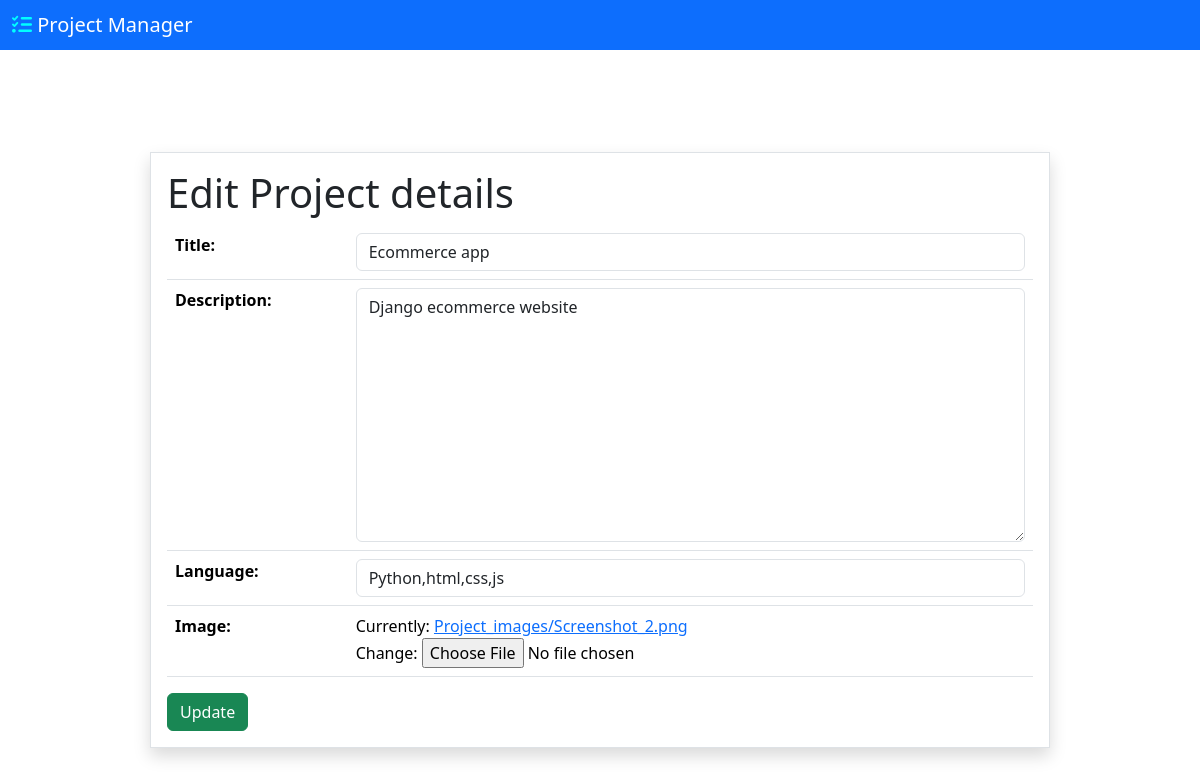
/project/editpro/1, run on an earlier commit of the app's database.
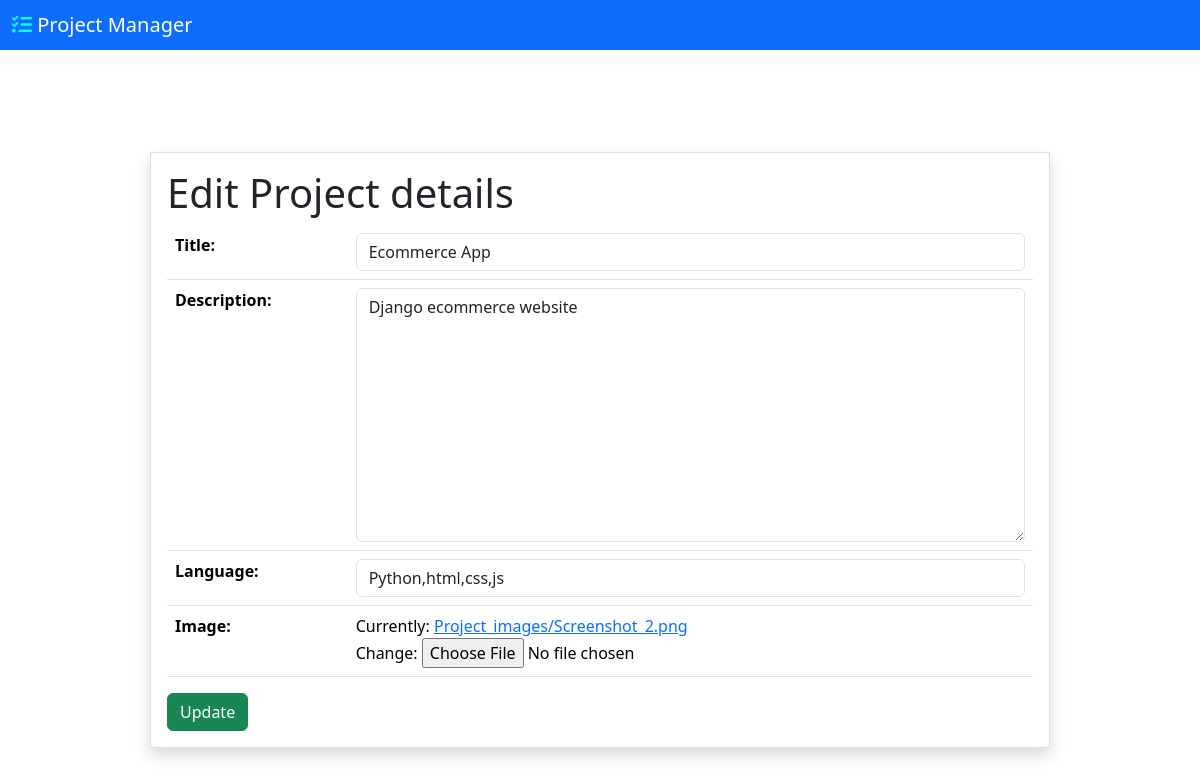
And on a later commit of the database.
### project/models.py (models this page shows)
class Projects(models.Model):
    title=models.CharField(max_length=100)
    description=models.CharField(max_length=1000)
    language=models.CharField(max_length=1000)
    image=models.ImageField(upload_to='Project_images')

### project/views.py (the view, shortened to what this page needs)
# urls.py: path('editpro/<int:pid>',EditProjectView.as_view(),name='editpro'),
class EditProjectView(View):
    def get(self,request,*args,**kwargs):
        pid=kwargs.get('pid')
        print('pid')
        project=Projects.objects.get(id=pid)
        form=ProjectModelForm(instance=project)
        return render(request,"editpro.html",{"form":form})

### project/forms.py
class ProjectModelForm(forms.ModelForm):
    class Meta:
        model=Projects
        fields="__all__"
        widgets={
        "title":forms.TextInput(attrs={"class":"form-control","placeholder":"Enter Title"}),
        "description":forms.Textarea(attrs={"class":"form-control","placeholder":"Enter description"}),
        "language":forms.TextInput(attrs={"class":"form-control"}),
        }

### project/templates/editpro.html (shortened to what this page needs)
{% extends 'pnavheader.html' %}
{% block header %}
<div class="d-flex justify-content-center align-items-center" style="height: 100vh;">
    <div class="w-75 border shadow p-3">
        <h1>Edit Project details</h1>
        <form action="" method="post" enctype="multipart/form-data">
            <table class="table">
                {{form.as_table}}
            </table>
            <button class="btn btn-success">Update</button>
        </form>
    </div>
</div>
{% endblock header %}

What changed in the data, as far as the page shows it:
changed Projects "Django ecommerce website": title "Ecommerce app" → "Ecommerce App"
